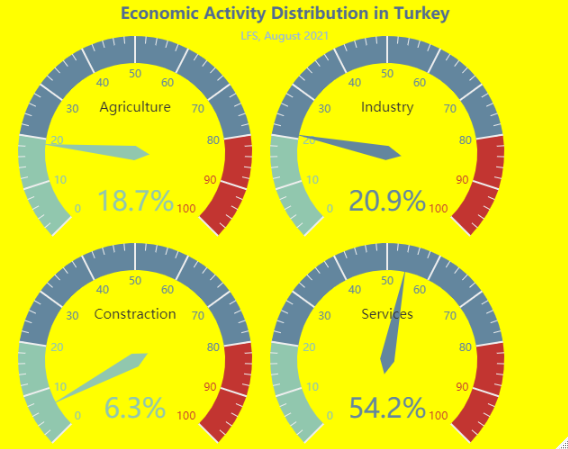

Recreate this plot in R.
library(echarts4r)
library(echarts4r.assets)
library(readxl)
library(dplyr)
library(tidyr)
library(data.table)

# Import Data
lfs_2014_2021 <- read_xls("lfs_2014_2021.xls")
lfs_2014_2021$year <- as.factor(lfs_2014_2021$year)

# Data Wrangling
lfs_economic_activity <- lfs_2014_2021 %>% 
  select(year, month, agriculture_n:services_rate) %>% 
  filter(year %in% c(2021), month == "8") %>% 
  mutate(month = case_when(month == "8" ~ "August")) %>% 
  setnames(old = c("agriculture_n", "industry_n", "services_n", "constraction_n"),
           new = c("Agriculture", "Industry", "Services", "Constraction"))

# Plot gauge
lfs_economic_activity %>% 
  e_charts() %>%
  e_title(text = "Economic Activity Distribution in Turkey",
          subtext = "LFS, August 2021",
          left = "center") %>% 
  e_gauge(lfs_economic_activity$agriculture_rate[1], name = "Agriculture",
          center = c(150, 170), radius = "130",
          detail  = list(formatter = "{value}%")) %>% 
  e_gauge(lfs_economic_activity$industry_rate[1], name = "Industry",
          center = c(430, 170), radius = "130",
          detail  = list(formatter = "{value}%")) %>% 
  e_gauge(lfs_economic_activity$constraction_rate[1], name = "Constraction",
          center = c(150, 400), radius = "130",
          detail  = list(formatter = "{value}%")) %>% 
  e_gauge(lfs_economic_activity$services_rate[1], name = "Services",
          center = c(430, 400), radius = "130",
          detail  = list(formatter = "{value}%")) %>% 
  e_color(background = "yellow") %>% 
  e_theme("westeros")
